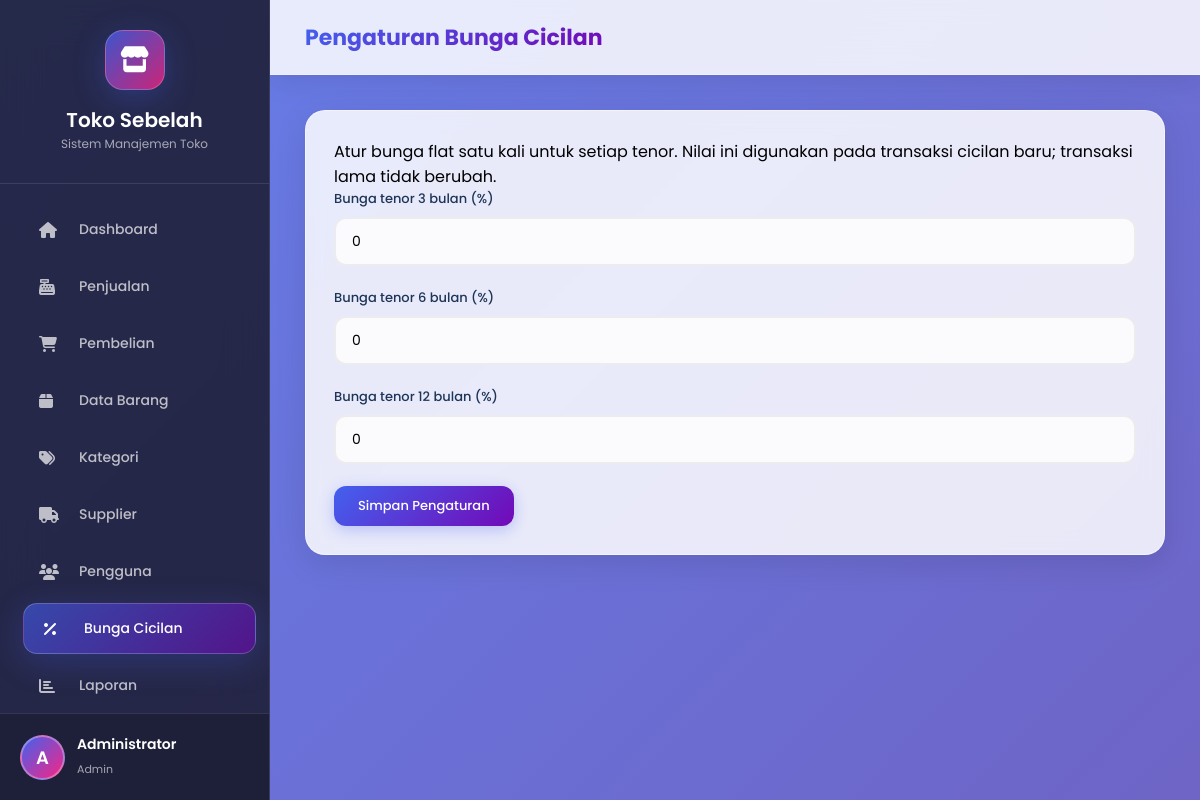
The page /pages/pengaturan_cicilan.php (signed in) on the database as committed earlier.
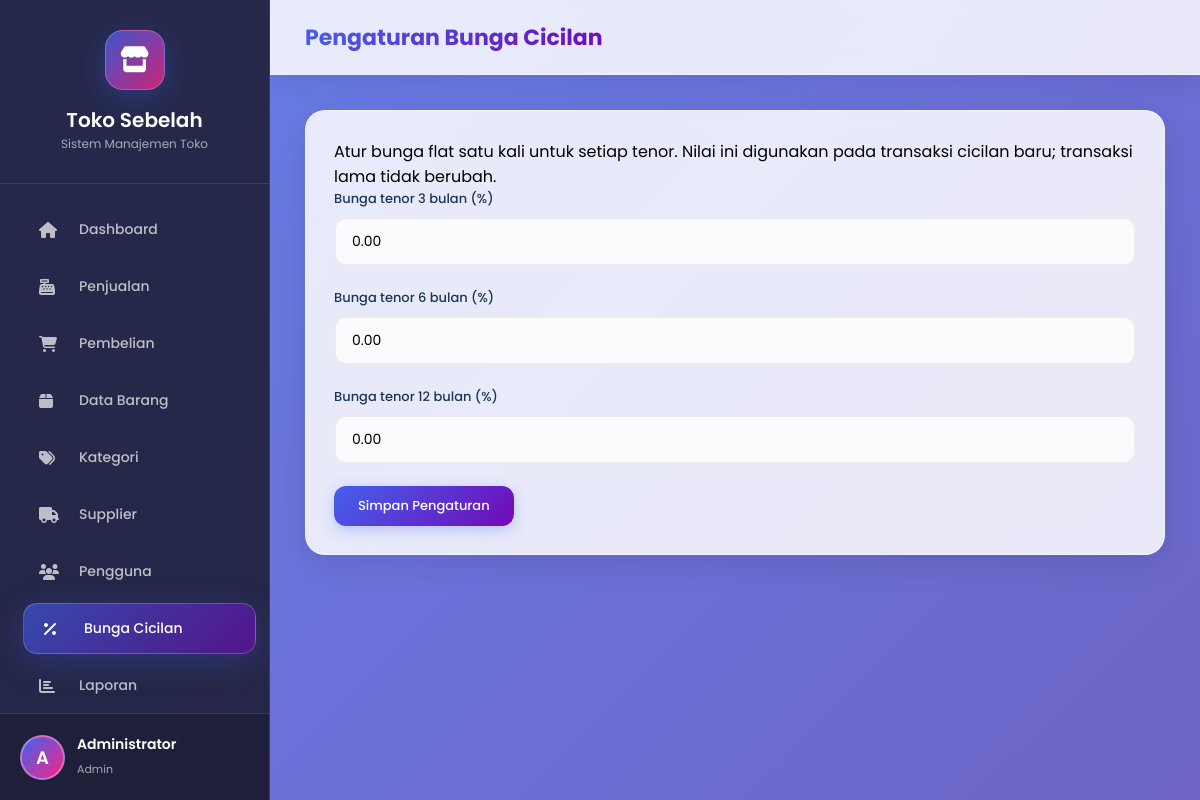
The same page on the database as committed later.
### tables this page shows
CREATE TABLE pengaturan_cicilan (
    id TINYINT UNSIGNED PRIMARY KEY,
    bunga_3_bulan DECIMAL(5,2) NOT NULL DEFAULT 0,
    bunga_6_bulan DECIMAL(5,2) NOT NULL DEFAULT 0,
    bunga_12_bulan DECIMAL(5,2) NOT NULL DEFAULT 0
);

### includes/koneksi.php (called while the page is built, shortened)
<?php
$host = "127.0.0.1";
$user = "root";
$pass = "";
$db   = "toko_online";
$conn = new mysqli($host, $user, $pass, $db);
$conn->set_charset("utf8mb4");
function query($sql) {
    global $conn;
    return $conn->query($sql);
}
?>

### pages/pengaturan_cicilan.php (the view, shortened to what this page needs)
<?php
require_once '../includes/header.php';
$settings_result = query('SELECT bunga_3_bulan, bunga_6_bulan, bunga_12_bulan FROM pengaturan_cicilan WHERE id = 1');
$settings = $settings_result->fetch_assoc() ?: [
    'bunga_3_bulan' => 0,
    'bunga_6_bulan' => 0,
    'bunga_12_bulan' => 0,
];
require_once '../includes/sidebar.php';
?>
<div class="topbar"><div class="topbar-left"><h4>Pengaturan Bunga Cicilan</h4></div></div>
<div class="main-content">
    <div class="content-card">
        <p>Atur bunga flat satu kali untuk setiap tenor. Nilai ini digunakan pada transaksi cicilan baru; transaksi lama tidak berubah.</p>
        <form method="POST">
            <?php foreach ([3, 6, 12] as $term): ?>
            <div class="form-group">
                <label for="bunga_<?= $term ?>">Bunga tenor <?= $term ?> bulan (%)</label>
                <input id="bunga_<?= $term ?>" type="number" name="bunga_<?= $term ?>" class="form-control" min="0" max="100" step="0.01" value="<?= htmlspecialchars((string) $settings['bunga_' . $term . '_bulan']) ?>" required>
            </div>
            <?php endforeach; ?>
            <button type="submit" name="simpan" class="btn btn-primary">Simpan Pengaturan</button>
        </form>
    </div>
</div>
<?php require_once '../includes/footer.php'; ?>

### includes/header.php (shortened to what this page needs)
<?php
require_once __DIR__ . '/koneksi.php';
$role = $_SESSION['role'];
$nama = $_SESSION['nama'];
$initial = strtoupper(substr($nama, 0, 1));
?>
<!DOCTYPE html>
<html lang="id">
<head>
    <link rel="stylesheet" href="../assets/css/style.css">
    <link rel="stylesheet" href="https://cdnjs.cloudflare.com/ajax/libs/font-awesome/6.4.2/css/all.min.css">
</head>
<body class="dashboard-body">

### includes/sidebar.php
<?php
$current_page = basename($_SERVER['PHP_SELF'], '.php');
?>
<aside class="sidebar" id="sidebar">
    <div class="sidebar-header">
        <div class="logo-icon">
            <i class="fas fa-store"></i>
        </div>
        <h3>Toko Sebelah</h3>
        <p>Sistem Manajemen Toko</p>
    </div>
    <ul class="sidebar-menu">
        <li class="<?= $current_page == 'home' ? 'active' : '' ?>">
            <a href="home.php"><i class="fas fa-home"></i> Dashboard</a>
        </li>
        <li class="<?= $current_page == 'penjualan' ? 'active' : '' ?>">
            <a href="penjualan.php"><i class="fas fa-cash-register"></i> Penjualan</a>
        </li>
        <li class="<?= $current_page == 'pembelian' ? 'active' : '' ?>">
            <a href="pembelian.php"><i class="fas fa-shopping-cart"></i> Pembelian</a>
        </li>
        <li class="<?= $current_page == 'barang' ? 'active' : '' ?>">
            <a href="barang.php"><i class="fas fa-box"></i> Data Barang</a>
        </li>
        <?php if ($role == 'admin'): ?>
        <li class="<?= $current_page == 'kategori' ? 'active' : '' ?>">
            <a href="kategori.php"><i class="fas fa-tags"></i> Kategori</a>
        </li>
        <li class="<?= $current_page == 'supplier' ? 'active' : '' ?>">
            <a href="supplier.php"><i class="fas fa-truck"></i> Supplier</a>
        </li>
        <li class="<?= $current_page == 'users' ? 'active' : '' ?>">
            <a href="users.php"><i class="fas fa-users"></i> Pengguna</a>
        </li>
        <li class="<?= $current_page == 'pengaturan_cicilan' ? 'active' : '' ?>">
            <a href="pengaturan_cicilan.php"><i class="fas fa-percent"></i> Bunga Cicilan</a>
        </li>
        <li class="<?= $current_page == 'laporan' ? 'active' : '' ?>">
            <a href="laporan.php"><i class="fas fa-chart-bar"></i> Laporan</a>
        </li>
        <?php endif; ?>
    </ul>
    <div class="sidebar-footer">
        <div class="user-info">
            <div class="user-avatar"><?= $initial ?></div>
            <div class="user-details">
                <h5><?= htmlspecialchars($nama) ?></h5>
                <span><?= $role ?></span>
            </div>
        </div>
    </div>
</aside>

### includes/footer.php (shortened to what this page needs)
</body>
</html>

Rows that differ between the two databases and show on the page:
added pengaturan_cicilan: bunga_3 "0.00", bunga_6 "0.00", bunga_12 "0.00"
Other text that changed with them:
list line gone: "0"
